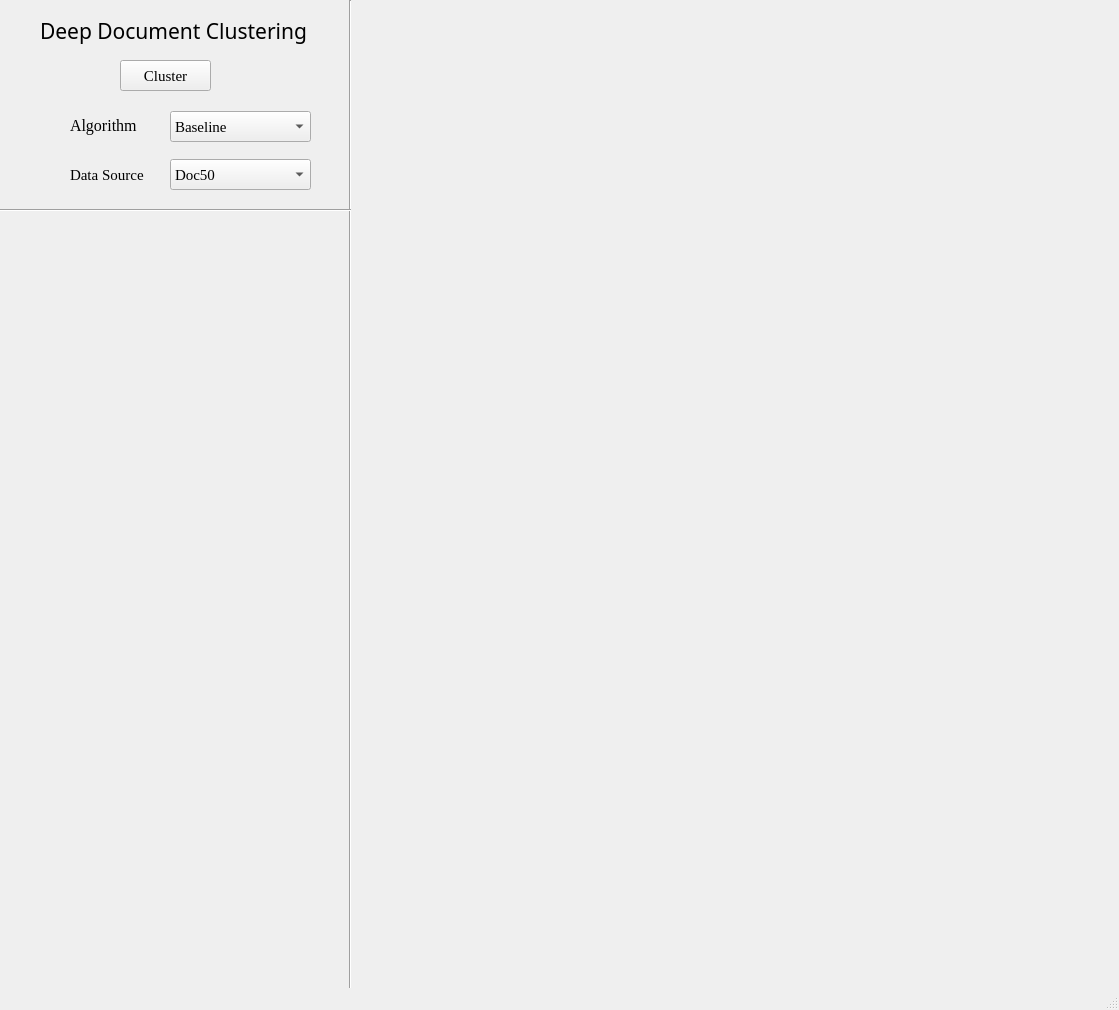
<?xml version="1.0" encoding="UTF-8"?>
<ui version="4.0">
 <class>MainWindow</class>
 <widget class="QMainWindow" name="MainWindow">
  <property name="geometry">
   <rect>
    <x>0</x>
    <y>0</y>
    <width>1119</width>
    <height>1010</height>
   </rect>
  </property>
  <property name="windowTitle">
   <string>MainWindow</string>
  </property>
  <property name="autoFillBackground">
   <bool>true</bool>
  </property>
  <widget class="QWidget" name="centralwidget">
   <widget class="QLabel" name="label">
    <property name="geometry">
     <rect>
      <x>40</x>
      <y>10</y>
      <width>271</width>
      <height>41</height>
     </rect>
    </property>
    <property name="font">
     <font>
      <family>MV Boli</family>
      <pointsize>16</pointsize>
     </font>
    </property>
    <property name="text">
     <string>Deep Document Clustering</string>
    </property>
   </widget>
   <widget class="QLabel" name="data_source">
    <property name="geometry">
     <rect>
      <x>70</x>
      <y>159</y>
      <width>81</width>
      <height>31</height>
     </rect>
    </property>
    <property name="font">
     <font>
      <family>Times New Roman</family>
      <pointsize>11</pointsize>
     </font>
    </property>
    <property name="text">
     <string>Data Source </string>
    </property>
   </widget>
   <widget class="Line" name="line">
    <property name="geometry">
     <rect>
      <x>340</x>
      <y>0</y>
      <width>21</width>
      <height>1021</height>
     </rect>
    </property>
    <property name="orientation">
     <enum>Qt::Vertical</enum>
    </property>
   </widget>
   <widget class="QLabel" name="algorithm">
    <property name="geometry">
     <rect>
      <x>70</x>
      <y>110</y>
      <width>71</width>
      <height>31</height>
     </rect>
    </property>
    <property name="font">
     <font>
      <family>Times New Roman</family>
      <pointsize>12</pointsize>
     </font>
    </property>
    <property name="text">
     <string>Algorithm</string>
    </property>
   </widget>
   <widget class="QComboBox" name="data">
    <property name="geometry">
     <rect>
      <x>170</x>
      <y>159</y>
      <width>141</width>
      <height>31</height>
     </rect>
    </property>
    <property name="font">
     <font>
      <family>Times New Roman</family>
      <pointsize>11</pointsize>
     </font>
    </property>
    <item>
     <property name="text">
      <string>Doc50</string>
     </property>
    </item>
    <item>
     <property name="text">
      <string>BBC</string>
     </property>
    </item>
    <item>
     <property name="text">
      <string>Reuters</string>
     </property>
    </item>
    <item>
     <property name="text">
      <string>ACM</string>
     </property>
    </item>
    <item>
     <property name="text">
      <string>Citeseer</string>
     </property>
    </item>
   </widget>
   <widget class="QComboBox" name="algo">
    <property name="geometry">
     <rect>
      <x>170</x>
      <y>111</y>
      <width>141</width>
      <height>31</height>
     </rect>
    </property>
    <property name="font">
     <font>
      <family>Times New Roman</family>
      <pointsize>11</pointsize>
     </font>
    </property>
    <item>
     <property name="text">
      <string>Baseline</string>
     </property>
    </item>
    <item>
     <property name="text">
      <string>SEDCN</string>
     </property>
    </item>
    <item>
     <property name="text">
      <string>Transformer</string>
     </property>
    </item>
   </widget>
   <widget class="QPushButton" name="clusterbtn">
    <property name="geometry">
     <rect>
      <x>120</x>
      <y>60</y>
      <width>91</width>
      <height>31</height>
     </rect>
    </property>
    <property name="font">
     <font>
      <family>Times New Roman</family>
      <pointsize>11</pointsize>
     </font>
    </property>
    <property name="text">
     <string>Cluster</string>
    </property>
    <property name="default">
     <bool>false</bool>
    </property>
    <property name="flat">
     <bool>false</bool>
    </property>
   </widget>
   <widget class="Line" name="line_2">
    <property name="geometry">
     <rect>
      <x>0</x>
      <y>200</y>
      <width>351</width>
      <height>20</height>
     </rect>
    </property>
    <property name="orientation">
     <enum>Qt::Horizontal</enum>
    </property>
   </widget>
   <widget class="QLabel" name="res">
    <property name="enabled">
     <bool>true</bool>
    </property>
    <property name="geometry">
     <rect>
      <x>10</x>
      <y>220</y>
      <width>331</width>
      <height>611</height>
     </rect>
    </property>
    <property name="font">
     <font>
      <family>Times New Roman</family>
      <pointsize>14</pointsize>
      <weight>75</weight>
      <bold>true</bold>
     </font>
    </property>
    <property name="text">
     <string/>
    </property>
   </widget>
   <widget class="QLabel" name="cluster_graph">
    <property name="enabled">
     <bool>true</bool>
    </property>
    <property name="geometry">
     <rect>
      <x>800</x>
      <y>0</y>
      <width>661</width>
      <height>421</height>
     </rect>
    </property>
    <property name="text">
     <string/>
    </property>
    <property name="pixmap">
     <pixmap>blank.png</pixmap>
    </property>
    <property name="scaledContents">
     <bool>true</bool>
    </property>
   </widget>
   <widget class="QLabel" name="purity_graph">
    <property name="enabled">
     <bool>true</bool>
    </property>
    <property name="geometry">
     <rect>
      <x>800</x>
      <y>450</y>
      <width>661</width>
      <height>441</height>
     </rect>
    </property>
    <property name="text">
     <string/>
    </property>
    <property name="pixmap">
     <pixmap>blank.png</pixmap>
    </property>
    <property name="scaledContents">
     <bool>true</bool>
    </property>
   </widget>
  </widget>
  <widget class="QMenuBar" name="menubar">
   <property name="geometry">
    <rect>
     <x>0</x>
     <y>0</y>
     <width>1119</width>
     <height>21</height>
    </rect>
   </property>
  </widget>
  <widget class="QStatusBar" name="statusbar"/>
 </widget>
 <resources>
  <include location="test.qrc"/>
 </resources>
 <connections/>
</ui>
